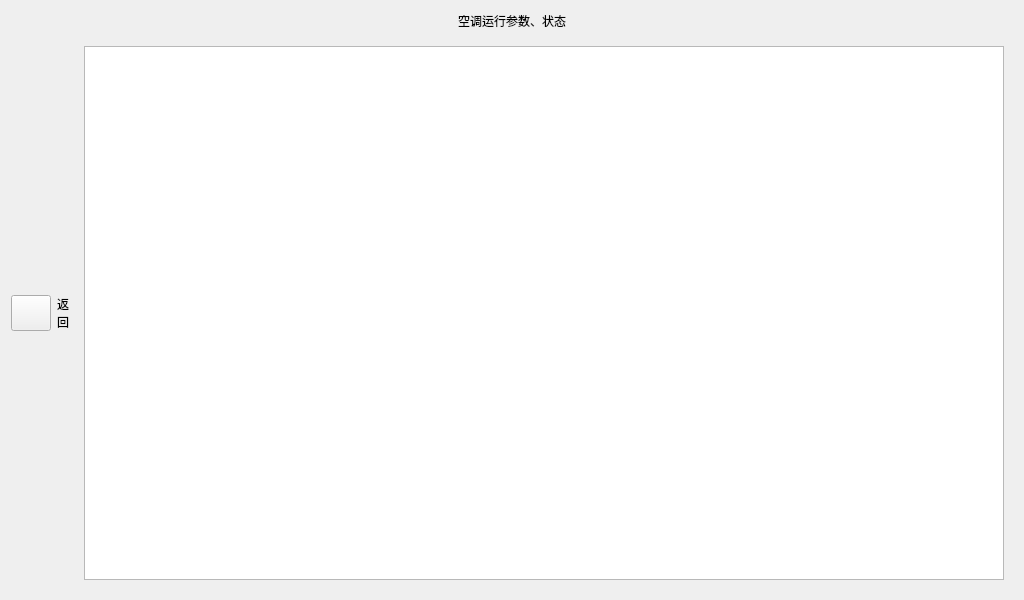
<?xml version="1.0" encoding="UTF-8"?>
<ui version="4.0">
 <class>date3Airc</class>
 <widget class="QWidget" name="date3Airc">
  <property name="geometry">
   <rect>
    <x>0</x>
    <y>0</y>
    <width>1024</width>
    <height>600</height>
   </rect>
  </property>
  <property name="windowTitle">
   <string>Form</string>
  </property>
  <layout class="QVBoxLayout" name="verticalLayout">
   <item>
    <layout class="QHBoxLayout" name="horizontalLayout_3">
     <item>
      <spacer name="horizontalSpacer">
       <property name="orientation">
        <enum>Qt::Horizontal</enum>
       </property>
       <property name="sizeHint" stdset="0">
        <size>
         <width>40</width>
         <height>20</height>
        </size>
       </property>
      </spacer>
     </item>
     <item>
      <widget class="QLabel" name="label">
       <property name="text">
        <string>空调运行参数、状态</string>
       </property>
      </widget>
     </item>
     <item>
      <spacer name="horizontalSpacer_2">
       <property name="orientation">
        <enum>Qt::Horizontal</enum>
       </property>
       <property name="sizeHint" stdset="0">
        <size>
         <width>40</width>
         <height>20</height>
        </size>
       </property>
      </spacer>
     </item>
    </layout>
   </item>
   <item>
    <layout class="QHBoxLayout" name="horizontalLayout">
     <item>
      <layout class="QVBoxLayout" name="verticalLayout_2">
       <item>
        <spacer name="verticalSpacer">
         <property name="orientation">
          <enum>Qt::Vertical</enum>
         </property>
         <property name="sizeHint" stdset="0">
          <size>
           <width>20</width>
           <height>40</height>
          </size>
         </property>
        </spacer>
       </item>
       <item>
        <layout class="QHBoxLayout" name="horizontalLayout_2">
         <item>
          <widget class="QPushButton" name="pushButton">
           <property name="sizePolicy">
            <sizepolicy hsizetype="Minimum" vsizetype="Minimum">
             <horstretch>0</horstretch>
             <verstretch>0</verstretch>
            </sizepolicy>
           </property>
           <property name="text">
            <string/>
           </property>
          </widget>
         </item>
         <item>
          <widget class="QLabel" name="label_2">
           <property name="text">
            <string>返
回</string>
           </property>
          </widget>
         </item>
        </layout>
       </item>
       <item>
        <spacer name="verticalSpacer_2">
         <property name="orientation">
          <enum>Qt::Vertical</enum>
         </property>
         <property name="sizeHint" stdset="0">
          <size>
           <width>20</width>
           <height>40</height>
          </size>
         </property>
        </spacer>
       </item>
      </layout>
     </item>
     <item>
      <widget class="QStackedWidget" name="stackedWidget">
       <property name="currentIndex">
        <number>1</number>
       </property>
       <widget class="QWidget" name="page">
        <layout class="QGridLayout" name="gridLayout">
         <item row="0" column="0">
          <widget class="QTableView" name="tableView"/>
         </item>
        </layout>
       </widget>
       <widget class="QWidget" name="page_2">
        <layout class="QGridLayout" name="gridLayout_2">
         <item row="0" column="0">
          <widget class="QTableView" name="tableView_2"/>
         </item>
        </layout>
       </widget>
      </widget>
     </item>
    </layout>
   </item>
  </layout>
 </widget>
 <resources/>
 <connections/>
</ui>
